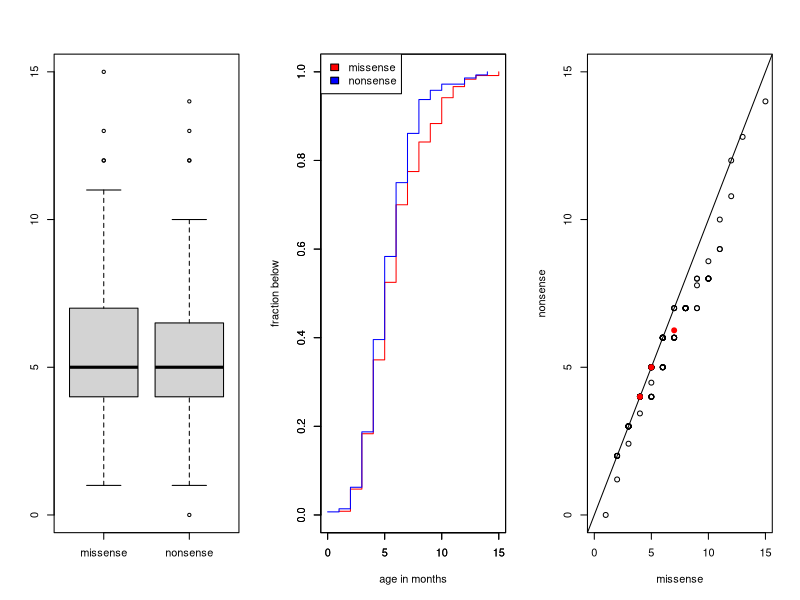

R code for this plot:
bacteria<-c(rep(1.5,18),rep(2,71),rep(2.5,48),rep(3,37),rep(3.5,16),rep(4,6),rep(4.5,4))
length(bacteria)
mean(bacteria)
var(bacteria)
sd(bacteria)

missense<-c(1,rep(2,6),rep(3,15),rep(4,20),rep(5,21),rep(6,21),rep(7,9),rep(8,8),rep(9,5),rep(10,7),11,11,11,12,12,13,15)
nonsense<-c(0,1,rep(2,7),rep(3,18),rep(4,30),rep(5,27),rep(6,24),rep(7,16),rep(8,11),rep(9,3),10,10,12,12,13,14)
summary(missense)
summary(nonsense)

par(mfrow=c(1,3))
boxplot(missense,nonsense,names=c("missense","nonsense"))
plot(sort(missense),1:length(missense)/length(missense),type="s",xlab=c("age in months"),ylab=c("fraction below"),xlim=c(0,15),ylim=c(0,1),col="red")
par(new=TRUE)
plot(sort(nonsense),1:length(nonsense)/length(nonsense),type="s",xlab=c(""),ylab=c(""),xlim=c(0,15),ylim=c(0,1),col="blue")
legend("topleft",c("missense","nonsense"),fill=c("red","blue"))
qqplot(missense,nonsense,xlim=c(0,15),ylim=c(0,15))
abline(a=0,b=1)
q<-c(.25,.5,.75)
points(quantile(missense,q),quantile(nonsense,q),col="red",pch=19)